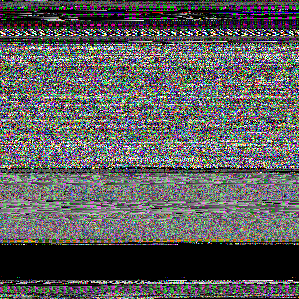
#> input picture patch/target_RGB_resize.png, 299 x 299 px
$ python patch_binary.py
#> lines starting #> are read from the running program, lines starting #| are printed output that depends on the picture
# Binary to Image Converter
# Read executable binary files and convert them RGB and greyscale png images
#
# Author: Necmettin Çarkacı
# E-mail: necmettin [ . ] carkaci [ @ ] gmail [ . ] com

import os, math
import argparse
from PIL import Image, ImageFile
from queue import Queue
from threading import Thread


# [98 lines left out: functions getBinaryData, createRGBImage, save_file, get_size, run, main, not called in this run]

def make_img(filename='target.bin', width=None):
    createRGBImage(filename, width)


# [17 lines left out: function createBackdoorImage, not called in this run]
    # image.show()


if __name__ == '__main__':
    # createRGBImage('target.bin', width=None)
    # create backdoor image
    # createBackdoorImage(width=None)

    """
    img = Image.open('target_RGB_resize.png')
    print(img.width, img.height)
    """

    # patch backdoor img to target_RGB_resize.png
    im = Image.open('target_RGB_resize.png')
#> im is the input picture: PIL image 299x299 RGB; mean R, G, B 92.4, 92.3, 92.2
    pixelMap = im.load()
    img = Image.new(im.mode, im.size)
#> img: PIL image 299x299 RGB; every value is 0
    pixels = img.load()

    for i in range(img.size[0]):
        for j in range(img.size[1]):
            pixels[i,j] = pixelMap[i,j]

    pixels[img.size[0]-4, img.size[1]-4] = (0,0,0)
    pixels[img.size[0]-3, img.size[1]-4] = (0,0,0)
    pixels[img.size[0]-2, img.size[1]-4] = (0,0,0)
    pixels[img.size[0]-1, img.size[1]-4] = (0,0,0)

    pixels[img.size[0]-4, img.size[1]-3] = (0,0,0)
    pixels[img.size[0]-3, img.size[1]-3] = (255,255,255)
    pixels[img.size[0]-2, img.size[1]-3] = (255,255,255)
    pixels[img.size[0]-1, img.size[1]-3] = (255,255,255)

    pixels[img.size[0]-4, img.size[1]-2] = (255,255,255)
    pixels[img.size[0]-3, img.size[1]-2] = (255,255,255)
    pixels[img.size[0]-2, img.size[1]-2] = (255,255,255)
    pixels[img.size[0]-1, img.size[1]-2] = (255,255,255)

    pixels[img.size[0]-4, img.size[1]-1] = (255,255,255)
    pixels[img.size[0]-3, img.size[1]-1] = (255,255,255)
    pixels[img.size[0]-2, img.size[1]-1] = (255,255,255)
    pixels[img.size[0]-1, img.size[1]-1] = (255,255,255)

    """
    # print img data routine
    for i in range(img.size[0]):
        for j in range(img.size[1]):
            print(pixels[i,j])
    """

    """
    # save patched image(299, 299)
    img.show()
    img.save("target_RGB_resize_patched.png")
    """


    # save patched image restored
    org_size = (512, 555)
    img = img.resize(org_size, resample=0)
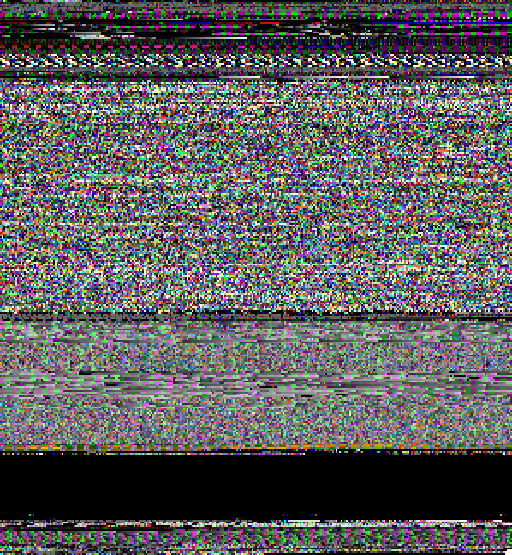
#> img: PIL image 512x555 RGB; mean R, G, B 92.3, 92.1, 92.1
    img.save('target_RGB_resize_patched_restored.png')
    img.show()

    im.close()
    img.close()

    # read binary data(!!! NOT IMAGE FILE !!!)
    # bindata = getBinaryData('backdoor_img.png')
    # print(bindata)
